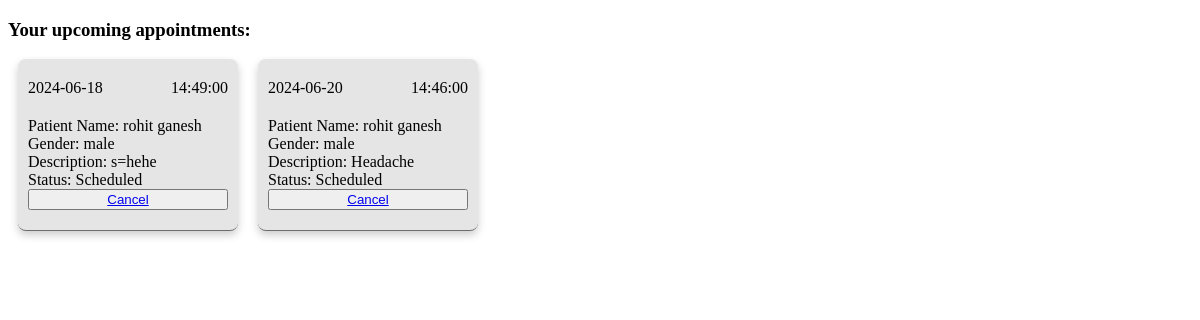
The page /doctor/myAppointments.php?did=1 on the database as committed earlier.
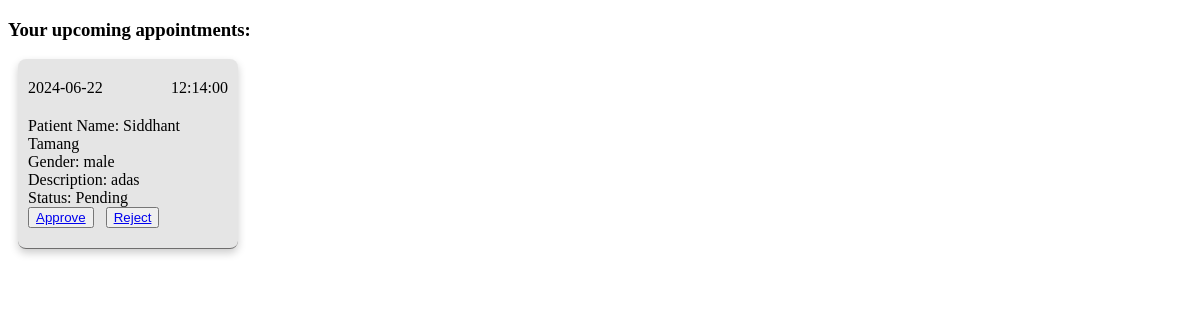
The same page on the database as committed later.
### tables this page shows
CREATE TABLE `appointments` (
  `AppointmentID` int(11) NOT NULL,
  `pid` int(11) NOT NULL,
  `did` int(11) NOT NULL,
  `AppointmentDate` date NOT NULL,
  `AppointmentTime` time NOT NULL,
  `ReasonForVisit` varchar(255) DEFAULT NULL,
  `Status` varchar(50) DEFAULT NULL
);

CREATE TABLE `patient` (
  `Avatar` longblob NOT NULL,
  `pid` int(11) NOT NULL,
  `pname` varchar(50) NOT NULL,
  `pemail` varchar(50) NOT NULL,
  `ppassword` text NOT NULL,
  `pdob` date NOT NULL,
  `pgender` varchar(10) NOT NULL,
  `otp` int(11) DEFAULT NULL,
  `otp_expiry` datetime DEFAULT NULL
);

### doctor/myAppointments.php (the view, shortened to what this page needs)
<?php
include("../backend/conn.php");
if(isset($_GET['did'])){
    $did=$_GET['did'];
}
?>
<!DOCTYPE html>
<html lang="en">
<head>
    <link rel="stylesheet" href="../Styles/appointment.css">
</head>
<body>
<div>
    <h3>Your upcoming appointments:</h3>
    <div class="appointments">
        <?php
        $stmt = $conn->prepare("
            SELECT a.*, d.dname, d.specialties, p.*
            FROM appointments a
            JOIN doctor d ON a.did = d.did
            JOIN patient p ON a.pid = p.pid
            WHERE a.did = ?
            ORDER BY a.AppointmentDate ASC, a.AppointmentTime ASC
        ");
        $stmt->bind_param('i', $did);
        $stmt->execute();
        $result = $stmt->get_result();
        if ($result->num_rows > 0) {
            while ($row = $result->fetch_assoc()) {
                echo "<div class='appointment'>";
                echo "<div class='appointment-datetime'>";
                echo "<span>{$row['AppointmentDate']}</span>";
                echo "<span>{$row['AppointmentTime']}</span>";
                echo "</div>";
                echo "<div>Patient Name: {$row['pname']}</div>";
                echo "<div>Gender: {$row['pgender']}</div>";
                echo "<div>Description: {$row['ReasonForVisit']}</div>";
                echo "<div>Status: {$row['Status']}</div>";
                if ($row['Status'] === 'Pending') {
                    echo "<div><button class='logout-btn'><a href='../Appointments/ChangeStatus.php?action=approve&aid={$row['AppointmentID']}' onclick='return confirm(\"Are you sure?\")'>Approve</a></button>&nbsp;&nbsp;
                    <button class='logout-btn'><a href='../Appointments/ChangeStatus.php?action=reject&aid={$row['AppointmentID']}'onclick='return confirm(\"Are you sure?\")'>Reject</a></button></div>";
                } elseif ($row['Status'] === 'Scheduled') {
                    echo "<button class='logout-btn'><a href='../Appointments/ChangeStatus.php?action=cancel&aid={$row['AppointmentID']}' onclick='return confirm(\"Are you sure?\")'>Cancel</a></button>";
                }
                echo "</div>";
            }
        } else {
            echo "<p>No appointments scheduled.</p>";
        }
        ?>
    </div>
</body>
</html>

### Styles/appointment.css (style rules this page uses)
.appointments, .new-appointment { margin: 0; display: flex; flex-direction: row; align-items: center; flex-wrap: wrap; }
.choose-doctor, .appointment { margin: 0 10px; border-bottom: 1px solid rgba(16, 15, 15, 0.559); margin-bottom: 20px; padding: 20px 10px; height: auto; width: 200px; display: flex; flex-direction: column; background-color: rgba(0, 0, 0, 0.1); box-shadow: 0 4px 8px rgba(0, 0, 0, 0.2); border-radius: 8px; }
.appointment-datetime { display: flex; justify-content: space-between; margin-bottom: 20px; }

Rows that differ between the two databases and show on the page:
removed appointments: AppointmentDate "2024-06-18", AppointmentTime "14:49:00", pid.pname "rohit ganesh", pid.pgender "male", ReasonForVisit "s=hehe", Status "Scheduled"
removed appointments: AppointmentDate "2024-06-20", AppointmentTime "14:46:00", pid.pname "rohit ganesh", pid.pgender "male", ReasonForVisit "Headache", Status "Scheduled"
added appointments: AppointmentDate "2024-06-22", AppointmentTime "12:14:00", pid.pname "Siddhant Tamang", pid.pgender "male", ReasonForVisit "adas", Status "Pending"
